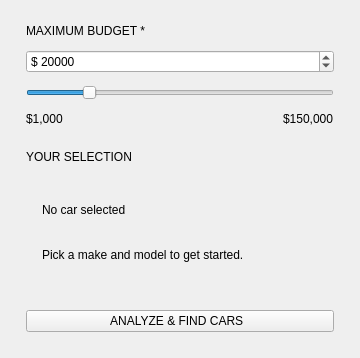
           <widget class="QFrame" name="frameBudgetCard">
            <property name="card" stdset="0">
             <bool>true</bool>
            </property>
            <property name="minimumSize">
             <size>
              <width>360</width>
              <height>0</height>
             </size>
            </property>
            <property name="maximumSize">
             <size>
              <width>380</width>
              <height>16777215</height>
             </size>
            </property>
            <property name="frameShape">
             <enum>QFrame::NoFrame</enum>
            </property>
            <layout class="QVBoxLayout" name="verticalLayoutBudgetCard">
             <property name="spacing">
              <number>12</number>
             </property>
             <property name="leftMargin">
              <number>26</number>
             </property>
             <property name="topMargin">
              <number>24</number>
             </property>
             <property name="rightMargin">
              <number>26</number>
             </property>
             <property name="bottomMargin">
              <number>26</number>
             </property>
             <item>
              <widget class="QLabel" name="labelBudgetEyebrow">
               <property name="text">
                <string>MAXIMUM BUDGET *</string>
               </property>
               <property name="sizePolicy">
                <sizepolicy hsizetype="Preferred" vsizetype="Fixed">
                 <horstretch>0</horstretch>
                 <verstretch>0</verstretch>
                </sizepolicy>
               </property>
               <property name="role" stdset="0">
                <string>eyebrow</string>
               </property>
              </widget>
             </item>
             <item>
              <widget class="QSpinBox" name="spinBoxBudget">
               <property name="minimum">
                <number>1000</number>
               </property>
               <property name="maximum">
                <number>150000</number>
               </property>
               <property name="value">
                <number>20000</number>
               </property>
               <property name="singleStep">
                <number>500</number>
               </property>
               <property name="prefix">
                <string>$ </string>
               </property>
               <property name="groupSeparatorShown">
                <bool>true</bool>
               </property>
              </widget>
             </item>
             <item>
              <widget class="QSlider" name="horizontalSliderBudget">
               <property name="cursor">
                <cursorShape>PointingHandCursor</cursorShape>
               </property>
               <property name="orientation">
                <enum>Qt::Horizontal</enum>
               </property>
               <property name="minimum">
                <number>1000</number>
               </property>
               <property name="maximum">
                <number>150000</number>
               </property>
               <property name="singleStep">
                <number>500</number>
               </property>
               <property name="pageStep">
                <number>5000</number>
               </property>
               <property name="value">
                <number>20000</number>
               </property>
              </widget>
             </item>
             <item>
              <layout class="QHBoxLayout" name="horizontalLayoutBudgetRange">
               <property name="leftMargin">
                <number>0</number>
               </property>
               <property name="topMargin">
                <number>0</number>
               </property>
               <property name="rightMargin">
                <number>0</number>
               </property>
               <property name="bottomMargin">
                <number>0</number>
               </property>
               <item>
                <widget class="QLabel" name="labelBudgetMin">
                 <property name="text">
                  <string>$1,000</string>
                 </property>
                 <property name="sizePolicy">
                  <sizepolicy hsizetype="Preferred" vsizetype="Fixed">
                   <horstretch>0</horstretch>
                   <verstretch>0</verstretch>
                  </sizepolicy>
                 </property>
                 <property name="role" stdset="0">
                  <string>muted</string>
                 </property>
                </widget>
               </item>
               <item>
                <spacer name="spacerBudgetRange">
                 <property name="orientation">
                  <enum>Qt::Horizontal</enum>
                 </property>
                 <property name="sizeHint">
                  <size>
                   <width>40</width>
                   <height>10</height>
                  </size>
                 </property>
                </spacer>
               </item>
               <item>
                <widget class="QLabel" name="labelBudgetMax">
                 <property name="text">
                  <string>$150,000</string>
                 </property>
                 <property name="sizePolicy">
                  <sizepolicy hsizetype="Preferred" vsizetype="Fixed">
                   <horstretch>0</horstretch>
                   <verstretch>0</verstretch>
                  </sizepolicy>
                 </property>
                 <property name="role" stdset="0">
                  <string>muted</string>
                 </property>
                </widget>
               </item>
              </layout>
             </item>
             <item>
              <widget class="QFrame" name="frameBudgetDivider">
               <property name="divider" stdset="0">
                <bool>true</bool>
               </property>
               <property name="frameShape">
                <enum>QFrame::NoFrame</enum>
               </property>
              </widget>
             </item>
             <item>
              <widget class="QLabel" name="labelSummaryEyebrow">
               <property name="text">
                <string>YOUR SELECTION</string>
               </property>
               <property name="sizePolicy">
                <sizepolicy hsizetype="Preferred" vsizetype="Fixed">
                 <horstretch>0</horstretch>
                 <verstretch>0</verstretch>
                </sizepolicy>
               </property>
               <property name="role" stdset="0">
                <string>field</string>
               </property>
              </widget>
             </item>
             <item>
              <widget class="QFrame" name="frameSummary">
               <property name="minimumSize">
                <size>
                 <width>0</width>
                 <height>112</height>
                </size>
               </property>
               <property name="frameShape">
                <enum>QFrame::NoFrame</enum>
               </property>
               <layout class="QVBoxLayout" name="verticalLayoutSummary">
                <property name="spacing">
                 <number>6</number>
                </property>
                <property name="leftMargin">
                 <number>16</number>
                </property>
                <property name="topMargin">
                 <number>14</number>
                </property>
                <property name="rightMargin">
                 <number>16</number>
                </property>
                <property name="bottomMargin">
                 <number>14</number>
                </property>
                <item>
                 <widget class="QLabel" name="labelSummaryTitle">
                  <property name="text">
                   <string>No car selected</string>
                  </property>
                  <property name="role" stdset="0">
                   <string>cardTitle</string>
                  </property>
                  <property name="wordWrap">
                   <bool>true</bool>
                  </property>
                 </widget>
                </item>
                <item>
                 <widget class="QLabel" name="labelSummaryDetail">
                  <property name="text">
                   <string>Pick a make and model to get started.</string>
                  </property>
                  <property name="role" stdset="0">
                   <string>muted</string>
                  </property>
                  <property name="wordWrap">
                   <bool>true</bool>
                  </property>
                 </widget>
                </item>
               </layout>
              </widget>
             </item>
             <item>
              <spacer name="spacerBudgetCard">
               <property name="orientation">
                <enum>Qt::Vertical</enum>
               </property>
               <property name="sizeHint">
                <size>
                 <width>20</width>
                 <height>10</height>
                </size>
               </property>
              </spacer>
             </item>
             <item>
              <widget class="QPushButton" name="pushButtonAnalyze">
               <property name="text">
                <string>ANALYZE &amp;&amp; FIND CARS  </string>
               </property>
               <property name="cursor">
                <cursorShape>PointingHandCursor</cursorShape>
               </property>
               <property name="layoutDirection">
                <enum>Qt::RightToLeft</enum>
               </property>
               <property name="icon">
                <iconset>
                 <normaloff>../images/ic_arrow_right.png</normaloff>../images/ic_arrow_right.png</iconset>
               </property>
               <property name="iconSize">
                <size>
                 <width>16</width>
                 <height>16</height>
                </size>
               </property>
               <property name="iconName" stdset="0">
                <string>arrow_right</string>
               </property>
              </widget>
             </item>
            </layout>
           </widget>
